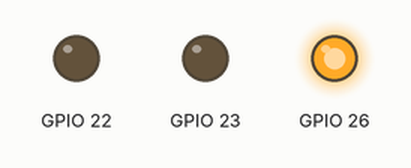
Recording of a sketch running on a simulated ESP32. Shown: output pins drawn as LEDs (lit = HIGH).

Above: at 1.5 s.
At 3.5 s:
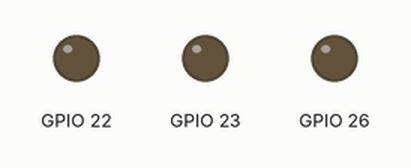
At 5.5 s:
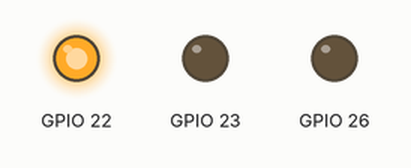
At 9.5 s:
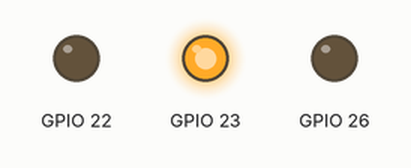
Timing chart, 0 to 15.6 s (numbered marks = the images above):
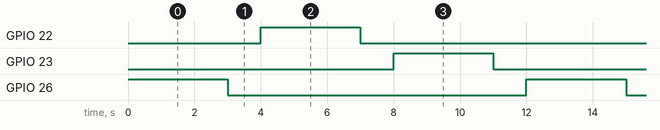

The sketch:

trafffic.ino
```cpp
void setup() {
  // put your setup code here, to run once:
  pinMode(26,OUTPUT);
  pinMode(22,OUTPUT);
  pinMode(23,OUTPUT);
}

void loop() {
  // put your main code here, to run repeatedly:
  digitalWrite(26,HIGH);
  delay(3000);
  digitalWrite(26,LOW);
  delay(1000);
  digitalWrite(22,HIGH);
  delay(3000);
  digitalWrite(22,LOW);
  delay(1000);
digitalWrite(23,HIGH);
  delay(3000);
  digitalWrite(23,LOW);
  delay(1000);

}
```

Measured:
- by itself, GPIO 22, GPIO 23, GPIO 26: alternates HIGH for 3.0 s and LOW for 9.0 s
- by itself, everything shown: repeats every 12.0 s, in 6 steps
